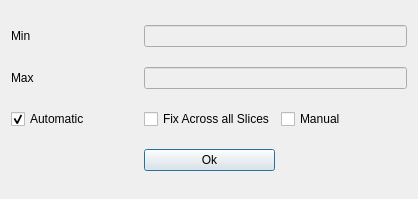
<?xml version="1.0" encoding="UTF-8"?>
<ui version="4.0">
 <class>ColorbarDialog</class>
 <widget class="QDialog" name="ColorbarDialog">
  <property name="geometry">
   <rect>
    <x>0</x>
    <y>0</y>
    <width>418</width>
    <height>199</height>
   </rect>
  </property>
  <property name="windowTitle">
   <string>Colorbar Range</string>
  </property>
  <layout class="QGridLayout" name="gridLayout">
   <item row="7" column="1">
    <widget class="QCheckBox" name="autoselect_range">
     <property name="toolTip">
      <string>Select the range over which the colorbar is set</string>
     </property>
     <property name="text">
      <string>Automatic</string>
     </property>
     <property name="shortcut">
      <string>A</string>
     </property>
     <property name="checked">
      <bool>true</bool>
     </property>
    </widget>
   </item>
   <item row="7" column="2">
    <widget class="QCheckBox" name="fixed_colorbar">
     <property name="text">
      <string>Fix Across all Slices</string>
     </property>
     <property name="shortcut">
      <string>F</string>
     </property>
    </widget>
   </item>
   <item row="7" column="3">
    <widget class="QCheckBox" name="manual_range">
     <property name="text">
      <string>Manual</string>
     </property>
     <property name="shortcut">
      <string>M</string>
     </property>
    </widget>
   </item>
   <item row="8" column="2">
    <widget class="QPushButton" name="ok_button">
     <property name="text">
      <string>Ok</string>
     </property>
    </widget>
   </item>
   <item row="6" column="1">
    <widget class="QLabel" name="label">
     <property name="text">
      <string>Max</string>
     </property>
    </widget>
   </item>
   <item row="5" column="1">
    <widget class="QLabel" name="label_2">
     <property name="text">
      <string>Min</string>
     </property>
    </widget>
   </item>
   <item row="5" column="2" colspan="2">
    <widget class="QLineEdit" name="min_contour">
     <property name="enabled">
      <bool>false</bool>
     </property>
    </widget>
   </item>
   <item row="6" column="2" colspan="2">
    <widget class="QLineEdit" name="max_contour">
     <property name="enabled">
      <bool>false</bool>
     </property>
    </widget>
   </item>
  </layout>
 </widget>
 <resources/>
 <connections/>
</ui>
